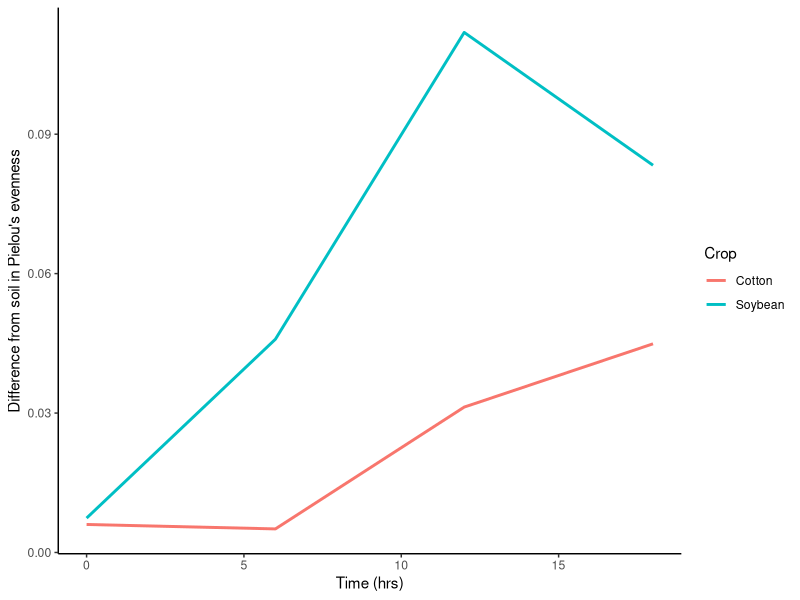

Reproduce this figure in R.
## ---- chunk 1
# Load libraries
library(tidyverse)

# Read in the data
diversity <- read_csv("DiversityData.csv", na="na") %>% 
            mutate(Code = as.factor(Code))

metadata <- read_csv("Metadata.csv", na="na") %>%
            mutate(Code = as.factor(Code))

## ---- chunk 2
alpha <- left_join(diversity, metadata, by = "Code")
## ---- chunk 3
alpha_even <- alpha %>% 
                mutate(even = shannon / log(richness))
## ---- chunk 4
alpha_average <- alpha_even %>% 
                    group_by(Crop, Time_Point) %>% 
                    summarise(mean.even = mean(even),
                              sd.even = sd(even),
                              se.even = sd(even) / sqrt(n()))
## ---- chunk 5
alpha_average2 <- alpha_average %>% 
                    select(Time_Point, Crop, mean.even) %>% 
                    pivot_wider(names_from = Crop, values_from = mean.even) %>% 
                    mutate(diff.cotton.even = abs(Cotton - Soil),
                           diff.soybean.even = abs(Soybean - Soil))
## ---- chunk 6
alpha_average2 %>% 
    select(Time_Point, diff.cotton.even, diff.soybean.even) %>% 
    pivot_longer(c(diff.cotton.even, diff.soybean.even), names_to = "diff") %>% 
    rename(Crop = diff) %>% # Just to make the plot look nice
    mutate(Crop = str_replace(Crop, "diff.cotton.even", "Cotton")) %>% # Just to make the plot look nice
    mutate(Crop = str_replace(Crop, "diff.soybean.even", "Soybean")) %>% # Just to make the plot look nice
    ggplot(aes(x = Time_Point, y = value, color = Crop)) +
        geom_line(size = 1) +
        labs(x = "Time (hrs)", y = "Difference from soil in Pielou's evenness") +
        theme_classic() 
